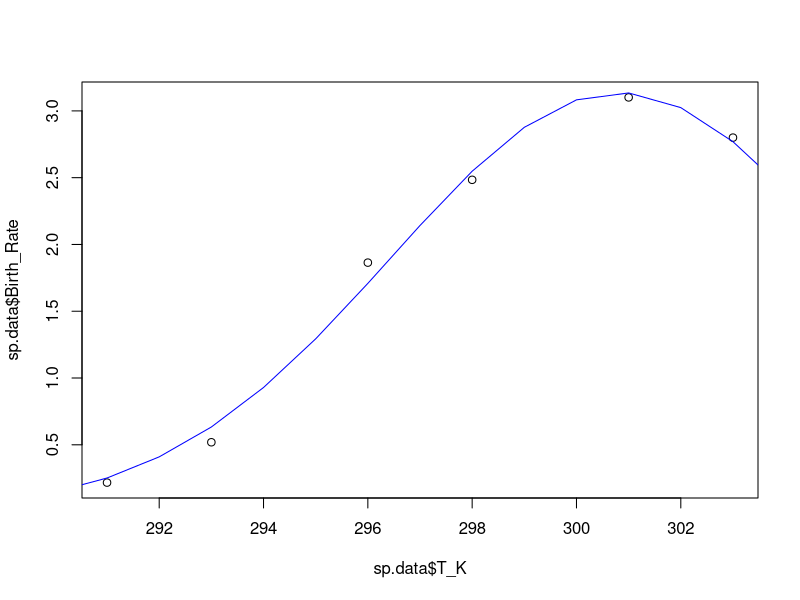
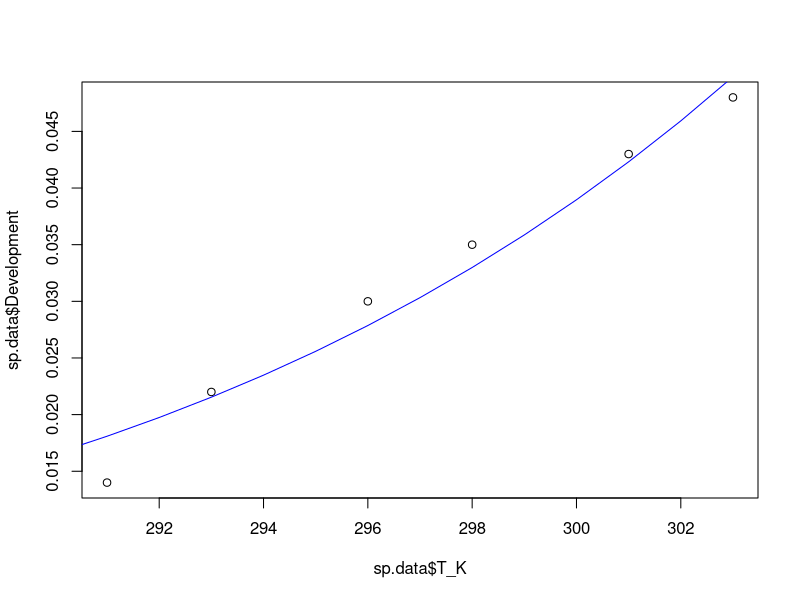

Recreate these plots in R, in order. (Note: this script raises an error after producing the figures.)
###################################################################
#### This R script fits functions to temperature response data ####
###################################################################


# Load packages and set working directory
library(tidyr)
library(ggplot2)
library(dplyr)
library(tidyverse)
setwd(dirname(rstudioapi::getActiveDocumentContext()$path))

# Read data
data <- as.data.frame(read_csv("Temperature response data.csv"))

# Select an insect by removing # in front of name and placing # in front of other species
#sp.data <- subset(data, Species == "Clavigralla shadabi")
#sp.data <- subset(data, Species == "Clavigralla tomentosicollis Benin")
#sp.data <- subset(data, Species == "Clavigralla tomentosicollis Nigeria")
#sp.data <- subset(data, Species == "Clavigralla tomentosicollis Burkina Faso")
#sp.data <- subset(data, Species == "Apolygus lucorum")
#sp.data <- subset(data, Species == "Adelphocoris suturalis")
#sp.data <- subset(data, Species == "Macrosiphum euphorbiae Brazil")
#sp.data <- subset(data, Species == "Aulacorthum solani Brazil")
#sp.data <- subset(data, Species == "Uroleucon ambrosiae")
#sp.data <- subset(data, Species == "Lygus lineolaris")
sp.data <- subset(data, Species == "Pilophorus typicus")
#sp.data <- subset(data, Species == "Macrolophus pygmaeus on Myzus persicae")
#sp.data <- subset(data, Species == "Macrolophus pygmaeus on Trialeurodes vaporariorum")

# Remove columns that do not contain temperature data
sp.data <- sp.data[-c(1:8,12,14,16,18,20,22,24,26,27,29,31,32,34,35,37,39,40,42,44,46,48,50,51)]


# Set some option for nls and plots
Tmin <- 285
Tmax <- 315
TR <- 293



################################ FECUNDITY #####################################
# NLS
fec <- nls(Birth_Rate ~ bTopt*exp(-((T_K-Toptb)^2)/(2*sb^2)), data=sp.data,
           start=list(bTopt=5, Toptb=TR+2, sb=3))
summary(fec)
# Plot model fits
plot(sp.data$T_K, sp.data$Birth_Rate)
points(seq(Tmin,Tmax,1),coef(fec)[1]*exp(-((seq(Tmin,Tmax,1)-coef(fec)[2])^2)/(2*coef(fec)[3]^2)), type="l", col="blue")



############################### DEVELOPMENT ####################################
# Monotonic response
dev.mon <- nls(Development ~ xTR*T_K/TR*exp(A*(1/TR-1/T_K)), data=sp.data,
               start=list(xTR=0.01, A=5000))
summary(dev.mon)
# Plot model fits
plot(sp.data$T_K, sp.data$Development)
points(seq(Tmin,Tmax,1), coef(dev.mon)[1]*(seq(Tmin,Tmax,1)/TR)*exp(coef(dev.mon)[2]*(1/TR-1/seq(Tmin,Tmax,1))), type="l", col="blue")


# Sharpe-Schoolfield response
# estimate all parameters
dev <- nls(Development ~ xTR*(T_K/TR)*exp(A*(1/TR-1/T_K))/(1+exp(AL*(1/TL-1/T_K))+exp(AH*(1/TH-1/T_K))),
              data=sp.data, start=list(xTR=0.03, A=7000, AL=-30000, AH=270000, TL=286, TH=306))
summary(dev)
# Plot model fits
plot(sp.data$T_K, sp.data$Development)
points(seq(Tmin,Tmax,1), coef(dev)[1]*(seq(Tmin,Tmax,1)/TR)*exp(coef(dev)[2]*(1/TR-1/seq(Tmin,Tmax,1)))/
         (1+(exp(coef(dev)[3]*(1/coef(dev)[5]-1/seq(Tmin,Tmax,1)))+exp(coef(dev)[4]*(1/coef(dev)[6]-1/seq(Tmin,Tmax,1))))), type="l", col="blue")

# estimate xTR and A
# NOTE: removed data beyond max development
dev.mon <- nls(Development ~ xTR*T_K/TR*exp(A*(1/TR-1/T_K)), data=sp.data[-c((nrow(sp.data)-0):nrow(sp.data)),],
               start=list(xTR=0.1, A=1000))
summary(dev.mon)
# Plot model fits
plot(sp.data$T_K, sp.data$Development)
points(seq(Tmin,Tmax,1), coef(dev.mon)[1]*(seq(Tmin,Tmax,1)/TR)*exp(coef(dev.mon)[2]*(1/TR-1/seq(Tmin,Tmax,1))), type="l", col="blue")

# estimate AL, AH, TL, and TH
# NOTE: if needed, set AH based on NLS below and run code iteratively until AL and AH do not appreciably change)
dev.SS <- nls(Development ~ coef(dev.mon)[1]*(T_K/TR)*exp(coef(dev.mon)[2]*(1/TR-1/T_K))/(1+exp(AL*(1/TL-1/T_K))+exp(AH*(1/TH-1/T_K))),
              data=sp.data, start=list(AL=-66000, AH=235000, TL=288, TH=309.6))
summary(dev.SS)
# Plot model fits
plot(sp.data$T_K, sp.data$Development)
points(seq(Tmin,Tmax,1), coef(dev.mon)[1]*(seq(Tmin,Tmax,1)/TR)*exp(coef(dev.mon)[2]*(1/TR-1/seq(Tmin,Tmax,1)))/
         (1+(exp(coef(dev.SS)[1]*(1/coef(dev.SS)[3]-1/seq(Tmin,Tmax,1)))+exp(coef(dev.SS)[2]*(1/coef(dev.SS)[4]-1/seq(Tmin,Tmax,1))))), type="l", col="blue")

# estimate AL and AH separately from TL and TH if needed
kTL <- 285
kTH <- 309
dev.A <- nls(Development ~ coef(dev.mon)[1]*(T_K/TR)*exp(coef(dev.mon)[2]*(1/TR-1/T_K))/(1+exp(AL*(1/kTL-1/T_K))+exp(AH*(1/kTH-1/T_K))),
              data=sp.data, start=list(AL=-50000, AH=50000))
summary(dev.A)
dev.T <- nls(Development ~ coef(dev.mon)[1]*(T_K/TR)*exp(coef(dev.mon)[2]*(1/TR-1/T_K))/(1+exp(coef(dev.A)[1]*(1/TL-1/T_K))+exp(coef(dev.A)[2]*(1/TH-1/T_K))),
             data=sp.data, start=list(TL=kTL, TH=kTH))
summary(dev.T)
# Plot model fits
plot(sp.data$T_K, sp.data$Development, xlim=c(Tmin,Tmax), ylim=c(0,0.08))
points(seq(Tmin,Tmax,1), coef(dev.mon)[1]*(seq(Tmin,Tmax,1)/TR)*exp(coef(dev.mon)[2]*(1/TR-1/seq(Tmin,Tmax,1)))/
         (1+(exp(coef(dev.A)[1]*(1/coef(dev.T)[1]-1/seq(Tmin,Tmax,1)))+exp(coef(dev.A)[2]*(1/coef(dev.T)[2]-1/seq(Tmin,Tmax,1))))), type="l", col="blue")

# estimate TH and AH separately from TL and AL if needed
kAL <- -100000
dev.H <- nls(Development ~ coef(dev.mon)[1]*(T_K/TR)*exp(coef(dev.mon)[2]*(1/TR-1/T_K))/(1+exp(kAL*(1/kTL-1/T_K))+exp(AH*(1/TH-1/T_K))),
             data=sp.data, start=list(TH=kTH, AH=50000))
summary(dev.H)
dev.AL <- nls(Development ~ coef(dev.mon)[1]*(T_K/TR)*exp(coef(dev.mon)[2]*(1/TR-1/T_K))/(1+exp(AL*(1/kTL-1/T_K))+exp(coef(dev.H)[2]*(1/coef(dev.H)[1]-1/T_K))),
             data=sp.data, start=list(AL=-100000))
summary(dev.AL)
dev.TL <- nls(Development ~ coef(dev.mon)[1]*(T_K/TR)*exp(coef(dev.mon)[2]*(1/TR-1/T_K))/(1+exp(coef(dev.AL)[1]*(1/TL-1/T_K))+exp(coef(dev.H)[2]*(1/coef(dev.H)[1]-1/T_K))),
             data=sp.data, start=list(TL=kTL))
summary(dev.TL)
# Plot model fits
plot(sp.data$T_K, sp.data$Development)
points(seq(Tmin,Tmax,1), coef(dev.mon)[1]*(seq(Tmin,Tmax,1)/TR)*exp(coef(dev.mon)[2]*(1/TR-1/seq(Tmin,Tmax,1)))/
         (1+(exp(coef(dev.AL)[1]*(1/coef(dev.TL)[1]-1/seq(Tmin,Tmax,1)))+exp(coef(dev.H)[2]*(1/coef(dev.H)[1]-1/seq(Tmin,Tmax,1))))), type="l", col="blue")


# Minimum developmental temperature
# NOTE: removed data beyond max development
dev.min <- nls(Development ~ m*T_K+b, data=sp.data[-c((nrow(sp.data)-0):nrow(sp.data)),],
               start=list(m=0.01, b=0))
summary(dev.min)
# Plot model fits
plot(sp.data$T_K, sp.data$Development, xlim=c(280,Tmax))
points(seq(280,Tmax,1), coef(dev.min)[1]*seq(280,Tmax,1)+coef(dev.min)[2], type="l", col="blue")

# Calculate Tmin
Tmin <- (-coef(dev.min)[2]/coef(dev.min)[1])[[1]]
Tmin



########################### LACTIN MODEL OF DEVELOPMENT #############################
# estimate all parameters
#lactin <- nls(Development ~ exp(mTopt*T_K)-exp(mTopt*Tmax-(Tmax-T_K)/mDelta) + mTmin,
#              data=sp.data, start=list(mTopt=0.05, Tmax=305, mDelta=10, mTmin=0.01))
#summary(lactin)
# Plot model fits
#plot(sp.data$T_K, sp.data$Development)
#points(seq(Tmin,Tmax,1), coef(dev.mon)[1]*(seq(Tmin,Tmax,1)/TR)*exp(coef(dev.mon)[2]*(1/TR-1/seq(Tmin,Tmax,1)))/
#         (1+(exp(coef(dev.SS)[1]*(1/coef(dev.SS)[3]-1/seq(Tmin,Tmax,1)))+exp(coef(dev.SS)[2]*(1/coef(dev.SS)[4]-1/seq(Tmin,Tmax,1))))), type="l", col="blue")

# estimate mDelta and mTmin
#lactin.test <- nls(Development ~ exp(0.06*T_K)-exp(0.06*kTH-(kTH-T_K)/mDelta) + mTmin,
#              data=sp.data, start=list(mDelta=1, mTmin=0.01))
#summary(lactin.test)
# Plot model fits
#plot(sp.data$T_K, sp.data$Development)
#points(seq(Tmin,Tmax,1), exp(0.06*seq(Tmin,Tmax,1))-exp(0.06*305-(305-seq(Tmin,Tmax,1))/1) + 0.01, type="l", col="blue")



#################################### MORTALITY ######################################
# Mortality estimated using fit at reference temperature
# NLS for juvenile mortality
mort.J <- nls(Juv_Mortality ~ xTR*exp(A*(1/TR-1/T_K)), data=sp.data,
              start=list(xTR=0.01, A=10000))
summary(mort.J)
# Plot model fits
plot(sp.data$T_K, sp.data$Juv_Mortality, ylim=c(0,1))
points(seq(Tmin,Tmax,1), coef(mort.J)[1]*exp(coef(mort.J)[2]*(1/TR-1/seq(Tmin,Tmax,1))), type="l", col="blue")


# NLS for adult mortality
mort.A <- nls(Adult_Mortality ~ xTR*exp(A*(1/TR-1/T_K)), data=sp.data,
              start=list(xTR=0.01, A=10000))
summary(mort.A)
# Plot model fits
plot(sp.data$T_K, sp.data$Adult_Mortality, ylim=c(0,1))
points(seq(Tmin,Tmax,1), coef(mort.A)[1]*exp(coef(mort.A)[2]*(1/TR-1/seq(Tmin,Tmax,1))), type="l", col="blue")


# Mortality estimated using data at reference temperature
dJTR <- sp.data[sp.data$T_K==TR,"Juv_Mortality"]
dATR <- sp.data[sp.data$T_K==TR,"Adult_Mortality"]

# NLS for juvenile mortality
mort.J <- nls(Juv_Mortality ~ dJTR*exp(A*(1/TR-1/T_K)), data=sp.data,
              start=list(A=1000))
summary(mort.J)
# Plot model fits
plot(sp.data$T_K, sp.data$Juv_Mortality, ylim=c(0,0.2))
points(seq(Tmin,Tmax,1), dJTR*exp(coef(mort.J)[1]*(1/TR-1/seq(Tmin,Tmax,1))), type="l", col="blue")


# NLS for adult mortality
mort.A <- nls(Adult_Mortality ~ dATR*exp(A*(1/TR-1/T_K)), data=sp.data,
              start=list(A=1000))
summary(mort.A)
# Plot model fits
plot(sp.data$T_K, sp.data$Adult_Mortality, ylim=c(0,0.1))
points(seq(Tmin,Tmax,1), dATR*exp(coef(mort.A)[1]*(1/TR-1/seq(Tmin,Tmax,1))), type="l", col="blue")



########################### R0 (NET REPRODUCTIVE RATE) ##############################
# NLS
fit.R0 <- nls(R0 ~ R0Topt*exp(-((T_K-ToptR0)^2)/(2*sR0^2)), data=sp.data,
           start=list(R0Topt=10, ToptR0=TR, sR0=10))
summary(fit.R0)
# Plot model fits
plot(sp.data$T_K, sp.data$R0)
points(seq(Tmin,Tmax,1),coef(fit.R0)[1]*exp(-((seq(Tmin,Tmax,1)-coef(fit.R0)[2])^2)/(2*coef(fit.R0)[3]^2)), type="l", col="blue")



########################### r (INTRINSIC GROWTH RATE) ###############################
# estimate all parameters
r <- nls(r ~ xTR*(T_K/TR)*exp(A*(1/TR-1/T_K))/(1+exp(AL*(1/TL-1/T_K))+exp(AH*(1/TH-1/T_K))),
           data=sp.data, start=list(xTR=0.01, A=5000, AL=-150000, AH=200000, TL=290, TH=302))
summary(r)
# Plot model fits
plot(sp.data$T_K, sp.data$r)
points(seq(Tmin,Tmax,1), coef(r)[1]*(seq(Tmin,Tmax,1)/TR)*exp(coef(r)[2]*(1/TR-1/seq(Tmin,Tmax,1)))/
         (1+(exp(coef(r)[3]*(1/coef(r)[5]-1/seq(Tmin,Tmax,1)))+exp(coef(r)[4]*(1/coef(r)[6]-1/seq(Tmin,Tmax,1))))), type="l", col="blue")

# estimate xTR and A
# NOTE: removed data beyond max r
r.mon <- nls(r ~ xTR*T_K/TR*exp(A*(1/TR-1/T_K)), data=sp.data[-c((nrow(sp.data)-1):nrow(sp.data)),],
               start=list(xTR=0.1, A=1000))
summary(r.mon)
# Plot model fits
plot(sp.data$T_K, sp.data$r)
points(seq(Tmin,Tmax,1), coef(r.mon)[1]*(seq(Tmin,Tmax,1)/TR)*exp(coef(r.mon)[2]*(1/TR-1/seq(Tmin,Tmax,1))), type="l", col="blue")

# estimate AH and TH
# NOTE: removing AL and TL
r.SS <- nls(r ~ coef(r.mon)[1]*(T_K/TR)*exp(coef(r.mon)[2]*(1/TR-1/T_K))/(1+exp(AH*(1/TH-1/T_K))),
              data=sp.data, start=list(AH=30000, TH=302))
summary(r.SS)
# Plot model fits
plot(sp.data$T_K, sp.data$r)
points(seq(Tmin,Tmax,1), coef(r.mon)[1]*(seq(Tmin,Tmax,1)/TR)*exp(coef(r.mon)[2]*(1/TR-1/seq(Tmin,Tmax,1)))/
         (1+exp(coef(r.SS)[1]*(1/coef(r.SS)[2]-1/seq(Tmin,Tmax,1)))), type="l", col="blue")

# estimate AL and AH separately from TL and TH if needed
kTL <- 285
kTH <- 305
r.A <- nls(r ~ coef(r.mon)[1]*(T_K/TR)*exp(coef(r.mon)[2]*(1/TR-1/T_K))/(1+exp(AL*(1/kTL-1/T_K))+exp(AH*(1/kTH-1/T_K))),
             data=sp.data, start=list(AL=-50000, AH=100000))
summary(r.A)
r.T <- nls(r ~ coef(r.mon)[1]*(T_K/TR)*exp(coef(r.mon)[2]*(1/TR-1/T_K))/(1+exp(coef(r.A)[1]*(1/TL-1/T_K))+exp(coef(r.A)[2]*(1/TH-1/T_K))),
             data=sp.data, start=list(TL=kTL, TH=kTH))
summary(r.T)
# Plot model fits
plot(sp.data$T_K, sp.data$r)#, ylim=c(0,0.07))
points(seq(Tmin,Tmax,1), coef(r.mon)[1]*(seq(Tmin,Tmax,1)/TR)*exp(coef(r.mon)[2]*(1/TR-1/seq(Tmin,Tmax,1)))/
         (1+(exp(coef(r.A)[1]*(1/coef(r.T)[1]-1/seq(Tmin,Tmax,1)))+exp(coef(r.A)[2]*(1/coef(r.T)[2]-1/seq(Tmin,Tmax,1))))), type="l", col="blue")

# estimate TH and AH separately from TL and AL if needed
kAL <- -100000
r.H <- nls(r ~ coef(r.mon)[1]*(T_K/TR)*exp(coef(r.mon)[2]*(1/TR-1/T_K))/(1+exp(kAL*(1/kTL-1/T_K))+exp(AH*(1/TH-1/T_K))),
             data=sp.data, start=list(TH=kTH, AH=50000))
summary(r.H)
r.AL <- nls(r ~ coef(r.mon)[1]*(T_K/TR)*exp(coef(r.mon)[2]*(1/TR-1/T_K))/(1+exp(AL*(1/kTL-1/T_K))+exp(coef(r.H)[2]*(1/coef(r.H)[1]-1/T_K))),
              data=sp.data, start=list(AL=-100000))
summary(r.AL)
r.TL <- nls(r ~ coef(r.mon)[1]*(T_K/TR)*exp(coef(r.mon)[2]*(1/TR-1/T_K))/(1+exp(coef(r.AL)[1]*(1/TL-1/T_K))+exp(coef(r.H)[2]*(1/coef(r.H)[1]-1/T_K))),
              data=sp.data, start=list(TL=kTL))
summary(r.TL)
# Plot model fits
plot(sp.data$T_K, sp.data$r)
points(seq(Tmin,Tmax,1), coef(r.mon)[1]*(seq(Tmin,Tmax,1)/TR)*exp(coef(r.mon)[2]*(1/TR-1/seq(Tmin,Tmax,1)))/
         (1+(exp(coef(r.AL)[1]*(1/coef(r.TL)[1]-1/seq(Tmin,Tmax,1)))+exp(coef(r.H)[2]*(1/coef(r.H)[1]-1/seq(Tmin,Tmax,1))))), type="l", col="blue")

# Calculate Xmax and Topt for r
Xmax <- 0
Topt <- 0
for(i in 0:100) {
  T <- coef(r.T)[1] + i*(coef(r.T)[2]-coef(r.T)[1])/100
  X.T <- coef(r.mon)[1]*(T/TR)*exp(coef(r.mon)[2]*(1/TR-1/T))/(1+exp(coef(r.A)[1]*(1/coef(r.T)[1]-1/T))+exp(coef(r.A)[2]*(1/coef(r.T)[2]-1/T)))
  if(X.T > Xmax) {Xmax <- X.T
     Topt <- T}}
Xmax
Topt

# Calculate Xmax and Topt for r for Clavigralla tomentosicollis in Benin
#Xmax <- 0
#Topt <- 0
#for(i in 0:100) {
#  T <- 290 + i*(315-290)/100
#  X.T <- coef(r.mon)[1]*(T/TR)*exp(coef(r.mon)[2]*(1/TR-1/T))/(1+exp(coef(r.SS)[1]*(1/coef(r.SS)[2]-1/T)))
#  if(X.T > Xmax) {Xmax <- X.T
#  Topt <- T}}
#Xmax
#Topt
